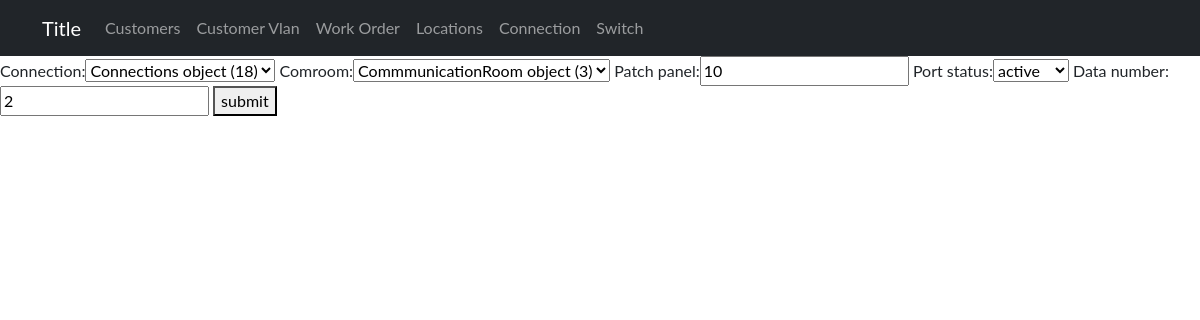
Page /devices/upd/dataoutlet/45 on the earlier database version.
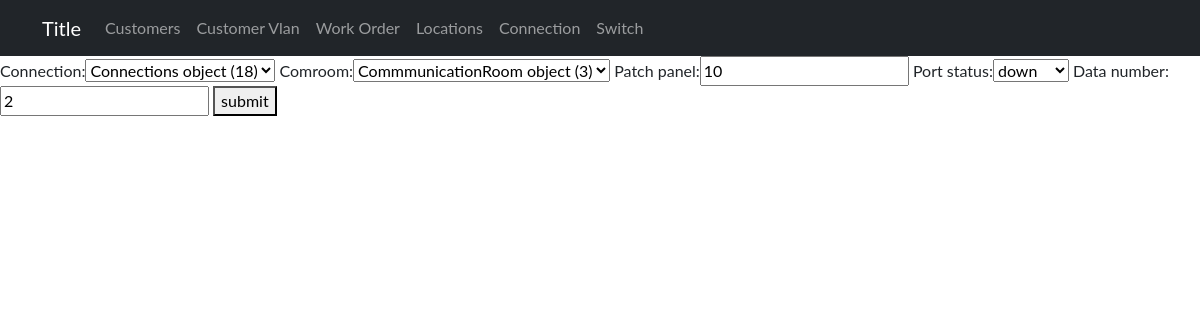
Same page on the later database version.
### sitadevices/models.py (models this page shows)
class DataOutlet(models.Model):
    connection = models.ForeignKey(Connections, on_delete=models.CASCADE)
    comroom= models.ForeignKey(CommmunicationRoom, on_delete=models.CASCADE)
    patch_panel = models.IntegerField()
    port_status =models.CharField(choices=status, max_length=200)
    data_number = models.IntegerField(default=1)

### sitadevices/views.py (the view)
# urls.py: path('upd/dataoutlet/<int:data_id>', OutletUpd, name='outletupd'),
def OutletUpd(request,data_id):
    update =DataOutlet.objects.get(pk=data_id)
    form = DataOutletForm(instance=update)
    if request.method =='POST':
        form = DataOutletForm(request.POST, instance=update)
        if form.is_valid():
            form.save()
            return redirect('device:connectionlist')
    dic = {
        'id': update,
        'form': form,
    }
    return render(request, 'admin/connection/outletupd.html',{'dic': dic})

### sitadevices/templates/admin/connection/outletupd.html (shortened to what this page needs)
{% extends 'admin/base1.html' %}
{% block content %}
<form enctype="multipart/form-data" action="{%url 'device:outletupd' dic.id.id%}"  class="" method="POST">
    {{dic.form}}
    <button type="submit" value="submit">submit</button>
</form>
{% endblock  %}

Differences in the rows shown:
changed DataOutlet "Connections object (18)": port_status "active" → "down"
